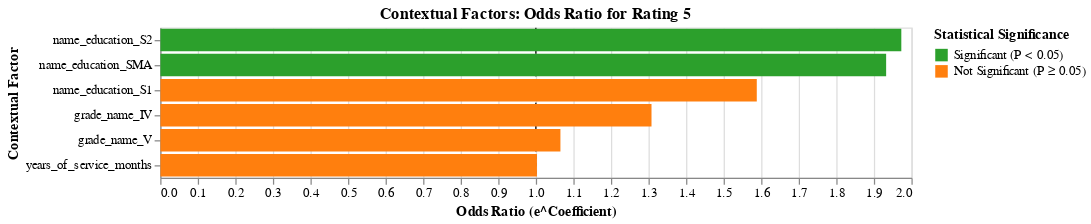

Source (notebook cell):
### Code cell
# --- CONFIGURATION: Define Specific Predictors (Based on your input) ---
NUMERIC_CONTEXT_PREDICTORS = ['years_of_service_months']
CATEGORICAL_CONTEXT_PREDICTORS = ['grade_name', 'name_education'] 

# --- 1. DATA FIX: Filter to ONE ROW PER EMPLOYEE (LATEST RATING) ---

# We use df_clean, which contains historical data, and filter it down to the latest record per employee.
df_context = (
    df_clean
    .sort_values(['employee_id', 'year'], ascending=[True, False])
    .drop_duplicates('employee_id', keep='first')
    .copy()
)

# 1B. Create the Binary Target Variable
TARGET_VARIABLE = 'is_R5'
df_context[TARGET_VARIABLE] = np.where(df_context['rating'] == 5.0, 1, 0)

# 1C. Prepare Categorical Factors for Model
df_dummies = pd.get_dummies(
    df_context[CATEGORICAL_CONTEXT_PREDICTORS], 
    drop_first=True, 
    prefix=CATEGORICAL_CONTEXT_PREDICTORS
)

# Merge dummies back into the context DataFrame
df_model_context = pd.concat([df_context, df_dummies], axis=1)

# Compile the final list of dummy columns
DUMMY_COLUMNS = list(df_dummies.columns)
FINAL_PREDICTORS = NUMERIC_CONTEXT_PREDICTORS + DUMMY_COLUMNS

print(f"Analysis running on {len(df_context)} unique employees (using latest rating).")

# --- 2. Logistic Regression (With Value Error Fix) ---

print("Filtering data and preparing for model...")
# Drop rows with any missing data across the target and all required predictors
df_final_model = df_model_context[[TARGET_VARIABLE] + FINAL_PREDICTORS].dropna()

# --- VALUE ERROR FIX: Ensure all predictors and target are numeric ---
for col in NUMERIC_CONTEXT_PREDICTORS:
    # Coerce non-numeric values in the numeric column to NaN (which are already dropped)
    df_final_model[col] = pd.to_numeric(df_final_model[col], errors='coerce') 

Y = df_final_model[TARGET_VARIABLE].astype(int) # Target must be integer
X = df_final_model[FINAL_PREDICTORS].astype(float) # Predictors must be float

# Add a constant term (intercept)
X = sm.add_constant(X, prepend=False)

# Run the Model
print("Fitting Contextual Factors Logistic Regression Model...")
model = sm.Logit(Y, X)
result = model.fit(disp=False)
print("Fitting Complete.")

# --- 3. Extract and Visualize Results ---

# Calculate Odds Ratios and P-Values
results_df = pd.DataFrame({
    'Metric': result.params.index,
    'Odds_Ratio': np.exp(result.params.values),
    'P_Value': result.pvalues.values
})

# Filter out the constant term and determine significance
results_df = results_df[results_df['Metric'] != 'const']
results_df['Significant'] = np.where(results_df['P_Value'] < 0.05, '✅', '❌')
results_df['Significance_Color'] = np.where(results_df['P_Value'] < 0.05, 'Significant (P < 0.05)', 'Not Significant (P ≥ 0.05)')

df_final_ranking = results_df.sort_values(by='Odds_Ratio', ascending=False).round(4)

print("\n--- 🏆 Predictive Contextual Factors Ranking (Odds Ratio) ---")
print("Interpretation: OR > 1.0 increases odds of R5, OR < 1.0 decreases odds.")
print(df_final_ranking.to_string(index=False))


# --- 4. Visualization (Odds Ratio Forest Plot) ---

# Set a baseline for the Y-axis (OR = 1.0)
base = alt.Chart(df_final_ranking).encode(
    y=alt.Y('Metric', sort=alt.EncodingSortField(field='Odds_Ratio', op='mean', order='descending'), title='Contextual Factor'),
    tooltip=['Metric', alt.Tooltip('Odds_Ratio', format='.3f'), alt.Tooltip('P_Value', format='.4f'), 'Significant']
).properties(
    title='Contextual Factors: Odds Ratio for Rating 5'
).interactive()

# Bar Chart for Magnitude (Odds Ratio)
bars = base.mark_bar().encode(
    x=alt.X('Odds_Ratio', title='Odds Ratio (e^Coefficient)'),
    color=alt.Color('Significance_Color', 
                    scale=alt.Scale(domain=['Significant (P < 0.05)', 'Not Significant (P ≥ 0.05)'], 
                                    range=['#2ca02c', '#ff7f0e']), # Green/Orange color scheme
                    title='Statistical Significance')
)

# Reference Line at OR = 1.0
reference_line = alt.Chart(pd.DataFrame({'OR_1': [1]})).mark_rule(color='black', strokeDash=[3, 3]).encode(
    x='OR_1:Q'
)

# Combine the bars and the reference line
chart_odds_ratio = (reference_line + bars).properties(width=600)

chart_odds_ratio

### Figure 1 — Vega-Lite specification as saved in the notebook (floating-point values rounded to 4 significant figures)
{"config": {"view": {"continuousWidth": 300, "continuousHeight": 300}}, "layer": [{"data": {"name": "data-361ea6f3ceae4bc75d7d8c51b7055154"}, "mark": {"type": "rule", "color": "black", "strokeDash": [3, 3]}, "encoding": {"x": {"field": "OR_1", "type": "quantitative"}}}, {"data": {"name": "data-9b39f1cab0ed0c0a776b564959c223b1"}, "mark": {"type": "bar"}, "encoding": {"color": {"field": "Significance_Color", "scale": {"domain": ["Significant (P < 0.05)", "Not Significant (P ≥ 0.05)"], "range": ["#2ca02c", "#ff7f0e"]}, "title": "Statistical Significance", "type": "nominal"}, "tooltip": [{"field": "Metric", "type": "nominal"}, {"field": "Odds_Ratio", "format": ".3f", "type": "quantitative"}, {"field": "P_Value", "format": ".4f", "type": "quantitative"}, {"field": "Significant", "type": "nominal"}], "x": {"field": "Odds_Ratio", "title": "Odds Ratio (e^Coefficient)", "type": "quantitative"}, "y": {"field": "Metric", "sort": {"field": "Odds_Ratio", "op": "mean", "order": "descending"}, "title": "Contextual Factor", "type": "nominal"}}, "name": "view_5", "title": "Contextual Factors: Odds Ratio for Rating 5"}], "params": [{"name": "param_5", "select": {"type": "interval", "encodings": ["x", "y"]}, "bind": "scales", "views": ["view_5"]}], "width": 600, "$schema": "https://vega.github.io/schema/vega-lite/v5.20.1.json", "datasets": {"data-361ea6f3ceae4bc75d7d8c51b7055154": [{"OR_1": 1}], "data-9b39f1cab0ed0c0a776b564959c223b1": [{"Metric": "name_education_S2", "Odds_Ratio": 1.973, "P_Value": 0.0033, "Significant": "✅", "Significance_Color": "Significant (P < 0.05)"}, {"Metric": "name_education_SMA", "Odds_Ratio": 1.933, "P_Value": 0.0056, "Significant": "✅", "Significance_Color": "Significant (P < 0.05)"}, {"Metric": "name_education_S1", "Odds_Ratio": 1.588, "P_Value": 0.0555, "Significant": "❌", "Significance_Color": "Not Significant (P ≥ 0.05)"}, {"Metric": "grade_name_IV", "Odds_Ratio": 1.308, "P_Value": 0.1522, "Significant": "❌", "Significance_Color": "Not Significant (P ≥ 0.05)"}, {"Metric": "grade_name_V", "Odds_Ratio": 1.065, "P_Value": 0.7455, "Significant": "❌", "Significance_Color": "Not Significant (P ≥ 0.05)"}, {"Metric": "years_of_service_months", "Odds_Ratio": 1.003, "P_Value": 0.3387, "Significant": "❌", "Significance_Color": "Not Significant (P ≥ 0.05)"}]}}
